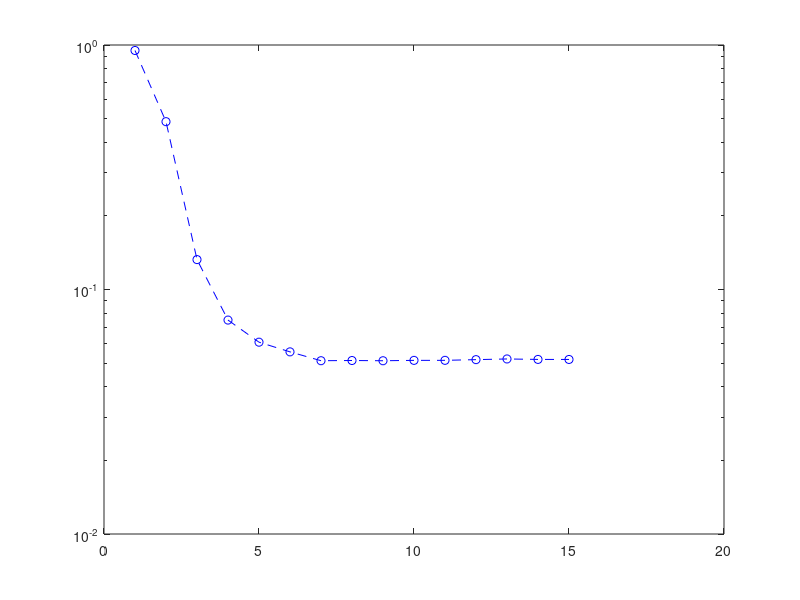

MATLAB code to generate this figure:
    errori=(1:15);
    n=1e4;
    x=(0:n)/n;
    f=sin(pi*x.^2);
    fperturbata = f + (1e-1)*rand(size(x));
    
    for m=1:15
        [p,S]=polyfit(x,fperturbata,m);
        disp(S)
        px=polyval(p,x);
        errori(m)=max(abs(f-px));
    end
    semilogy(1:15,errori,'b--o')
